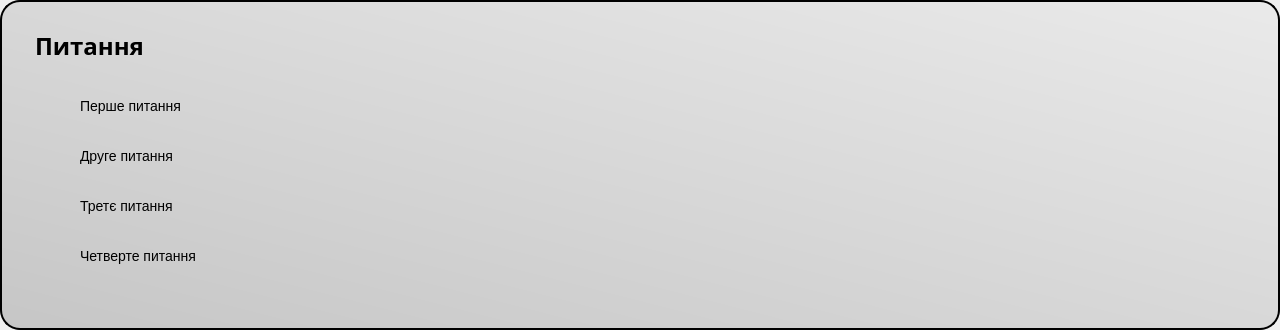
<?xml version="1.0" encoding="UTF-8"?>
<ui version="4.0">
 <class>QuestionWidget</class>
 <widget class="QWidget" name="QuestionWidget">
  <property name="geometry">
   <rect>
    <x>0</x>
    <y>0</y>
    <width>1280</width>
    <height>330</height>
   </rect>
  </property>
  <property name="windowTitle">
   <string>Form</string>
  </property>
  <widget class="QFrame" name="background">
   <property name="geometry">
    <rect>
     <x>0</x>
     <y>0</y>
     <width>1280</width>
     <height>330</height>
    </rect>
   </property>
   <property name="styleSheet">
    <string notr="true">background: qlineargradient(spread:pad, x1:0, y1:1, x2:1, y2:0, stop:0 rgba(198, 198, 198, 255), stop:1 rgba(234, 234, 234, 255));

border-radius: 20px;
border: 2px solid black;

font-size: 14px;
</string>
   </property>
   <property name="frameShape">
    <enum>QFrame::StyledPanel</enum>
   </property>
   <property name="frameShadow">
    <enum>QFrame::Raised</enum>
   </property>
   <widget class="QLabel" name="question">
    <property name="geometry">
     <rect>
      <x>35</x>
      <y>30</y>
      <width>491</width>
      <height>31</height>
     </rect>
    </property>
    <property name="styleSheet">
     <string notr="true">background: transparent;
border: 0;

font-size: 24px;
font-family: montserrat;
font-weight: 500;</string>
    </property>
    <property name="text">
     <string>Питання</string>
    </property>
   </widget>
   <widget class="QRadioButton" name="first_answer">
    <property name="geometry">
     <rect>
      <x>60</x>
      <y>90</y>
      <width>811</width>
      <height>31</height>
     </rect>
    </property>
    <property name="styleSheet">
     <string notr="true">background: transparent;
border: 0;
</string>
    </property>
    <property name="text">
     <string>Перше питання</string>
    </property>
    <property name="iconSize">
     <size>
      <width>30</width>
      <height>30</height>
     </size>
    </property>
   </widget>
   <widget class="QRadioButton" name="second_answer">
    <property name="geometry">
     <rect>
      <x>60</x>
      <y>140</y>
      <width>811</width>
      <height>31</height>
     </rect>
    </property>
    <property name="styleSheet">
     <string notr="true">background: transparent;
border: 0;
</string>
    </property>
    <property name="text">
     <string>Друге питання</string>
    </property>
    <property name="iconSize">
     <size>
      <width>30</width>
      <height>30</height>
     </size>
    </property>
   </widget>
   <widget class="QRadioButton" name="third_answer">
    <property name="geometry">
     <rect>
      <x>60</x>
      <y>190</y>
      <width>811</width>
      <height>31</height>
     </rect>
    </property>
    <property name="styleSheet">
     <string notr="true">background: transparent;
border: 0;
</string>
    </property>
    <property name="text">
     <string>Третє питання</string>
    </property>
    <property name="iconSize">
     <size>
      <width>30</width>
      <height>30</height>
     </size>
    </property>
   </widget>
   <widget class="QRadioButton" name="fourth_answer">
    <property name="geometry">
     <rect>
      <x>60</x>
      <y>240</y>
      <width>811</width>
      <height>31</height>
     </rect>
    </property>
    <property name="styleSheet">
     <string notr="true">background: transparent;
border: 0;
</string>
    </property>
    <property name="text">
     <string>Четверте питання</string>
    </property>
    <property name="iconSize">
     <size>
      <width>30</width>
      <height>30</height>
     </size>
    </property>
   </widget>
  </widget>
 </widget>
 <resources/>
 <connections/>
</ui>
